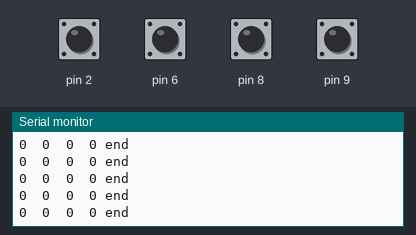
The sketch below on a simulated Arduino Uno, built with avr-gcc and run on an emulated ATmega328P. On the bench: the last lines printed to the serial monitor. Inputs (shaded band) come from the test bench; at power-on: pin 2, pin 6, pin 8, pin 9 HIGH.

Above: at 1.2 s.
1.3 s: pin 2 pulled LOW for 0.15 s
At 1.42 s:
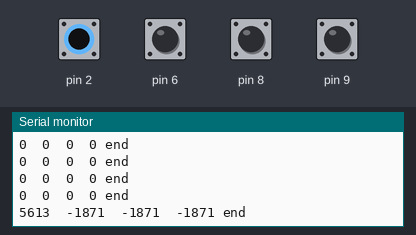
2.9 s: pin 6 pulled LOW for 0.15 s
At 2.98 s:
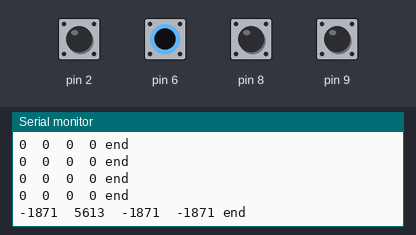
4.5 s: pin 8 pulled LOW for 0.15 s
At 4.6 s:
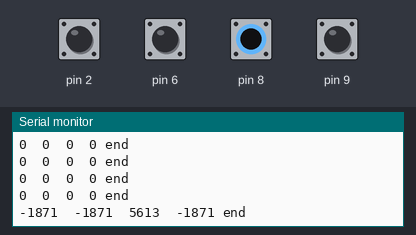
6.1 s: pin 9 pulled LOW for 0.15 s
At 6.22 s:
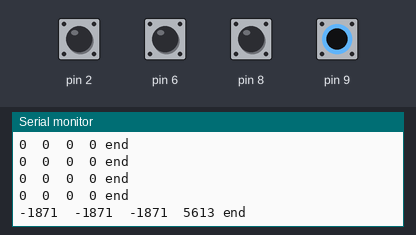
7.7 s: pin 2 driven LOW and pin 6 driven LOW
At 7.84 s:
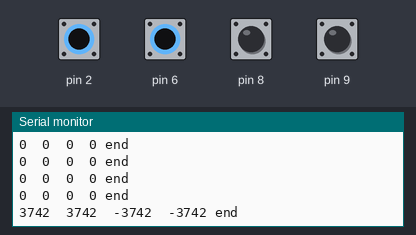
10.7 s: pin 8 pulled LOW for 1 s
At 10.83 s:
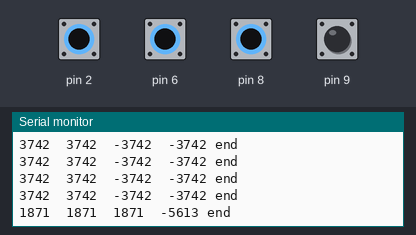
Timing chart, 0 to 13.7 s (numbered marks = the images above; inputs shaded):
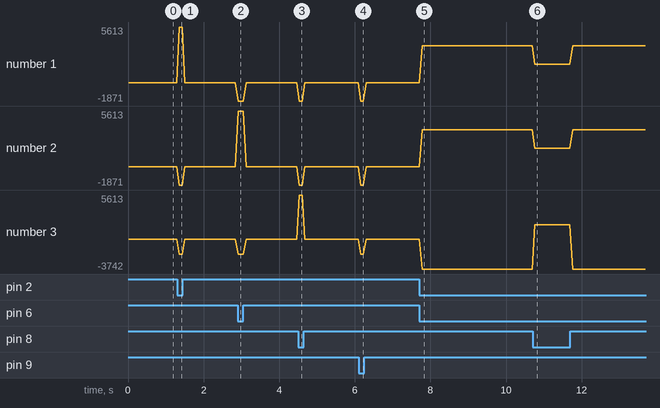

Measured:
- after the input at 1.3 s, the serial monitor: prints a new line after 0.06 s (image 1)
- after the input at 2.9 s, the serial monitor: prints a new line at once (image 2)
- after the input at 4.5 s, the serial monitor: prints a new line at once (image 3)
- after the input at 6.1 s, the serial monitor: prints a new line after 0.06 s (image 4)
- after the input at 7.7 s, the serial monitor: prints a new line after 0.08 s (image 5)
- after the input at 10.7 s, the serial monitor: prints a new line after 0.06 s (image 6)
- plotted number 1: 0 → 3742 after the input at 7.7 s
- plotted number 2: 0 → 3742 after the input at 7.7 s

The sketch:

cap_locator.ino
```cpp
#include <CapacitiveSensor.h>

/*
 * CapitiveSense Library Demo Sketch
 * Paul Badger 2008
 * Uses a high value resistor e.g. 10 megohm between send pin and receive pin
 * Resistor effects sensitivity, experiment with values, 50 kilohm - 50 megohm. Larger resistor values yield larger sensor values.
 * Receive pin is the sensor pin - try different amounts of foil/metal on this pin
 * Best results are obtained if sensor foil and wire is covered with an insulator such as paper or plastic sheet
 */

CapacitiveSensor cs_5_2 = CapacitiveSensor(5, 2);
// 10 megohm resistor between pins 5 & 2 (sensor)
CapacitiveSensor cs_5_6 = CapacitiveSensor(5, 6);
// 10 megohm resistor between pins 5 & 6 (sensor)
CapacitiveSensor cs_5_8 = CapacitiveSensor(5, 8);
// 10 megohm resistor between pins 5 & 8 (sensor)
CapacitiveSensor cs_5_9 = CapacitiveSensor(5, 9);
// 10 megohm resistor between pins 5 & 9 (sensor)

void setup() {
   // cs_5_2.set_CS_AutocaL_Millis(0xFFFFFFFF);
   // cs_5_6.set_CS_AutocaL_Millis(0xFFFFFFFF);
   // cs_5_8.set_CS_AutocaL_Millis(0xFFFFFFFF);
   // cs_5_9.set_CS_AutocaL_Millis(0xFFFFFFFF);
   // turn off autocalibrate of baseline capacitance
   Serial.begin(9600);
}

void loop() {
    long start = millis();
    long total1 =  cs_5_2.capacitiveSensorRaw(50);
    long total2 =  cs_5_6.capacitiveSensorRaw(50);
    long total3 =  cs_5_8.capacitiveSensorRaw(50);
    long total4 =  cs_5_9.capacitiveSensorRaw(50);

    long average = (total1+total2+total3+total4)/4;
    total1 = total1 - average;
    total2 = total2 - average;
    total3 = total3 - average;
    total4 = total4 - average;

    Serial.print(total1);
    Serial.print("\t");
    Serial.print(total2);
    Serial.print("\t");
    Serial.print(total3);
    Serial.print("\t");
    Serial.print(total4);
    Serial.println(" end");

    delay(50);
    // arbitrary delay to limit data to serial port
}
```
